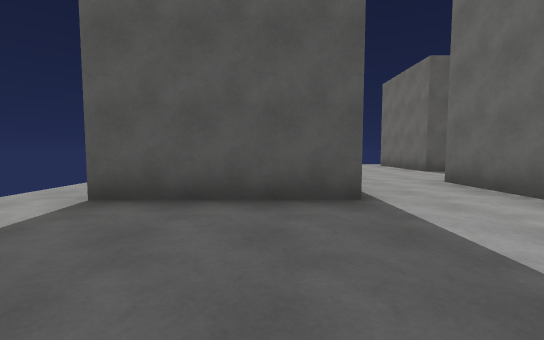
View 1 (above)

24 first-person views from a walk through a Unity game level. The camera is 1.2 m above the floor, tilts 4° down and sees 90° across. The floor is counted in squares, 2 m on a side. Each view is taken from the middle of a square. On the plan, view 1 faces up. The plan holds only what a view shows up to about 9 squares ahead; the rest is blank. The place goes on beyond the plan.

View 2
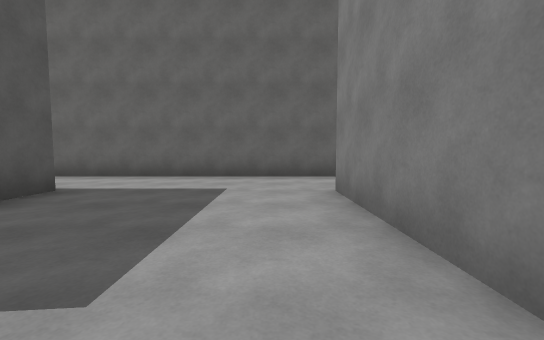

View 3
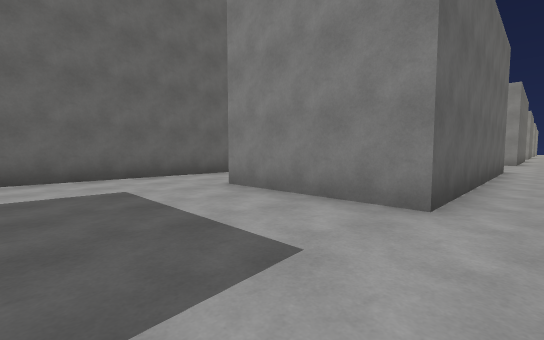

View 4
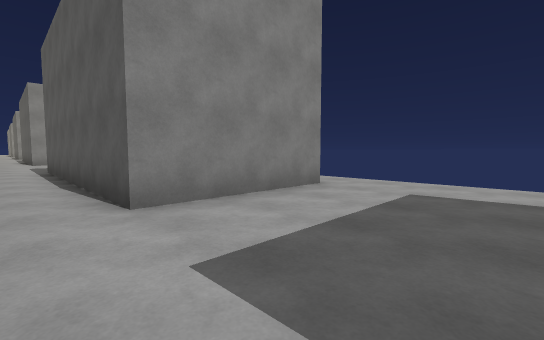

View 5
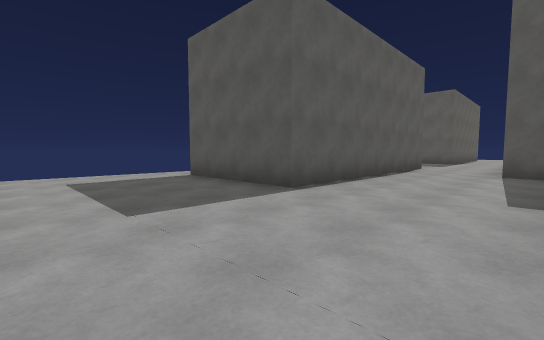

View 6
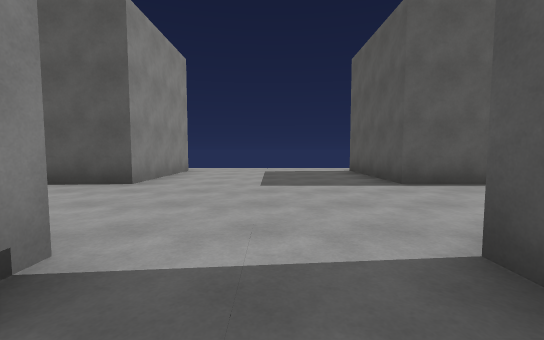

View 7
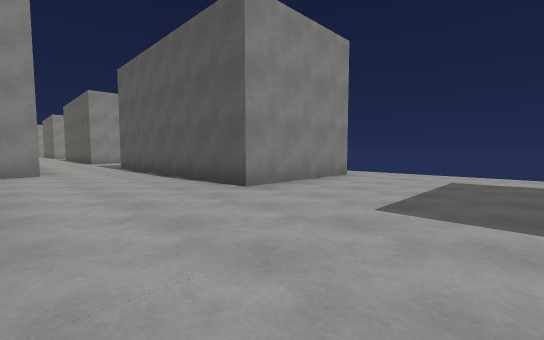

View 8
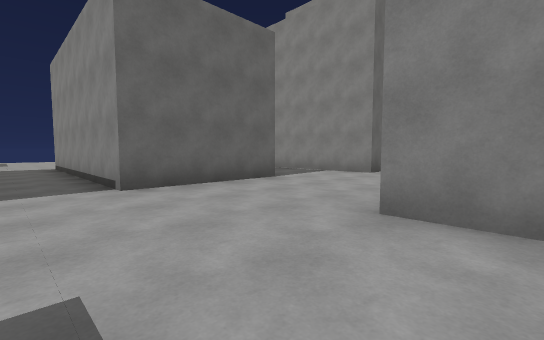

View 9
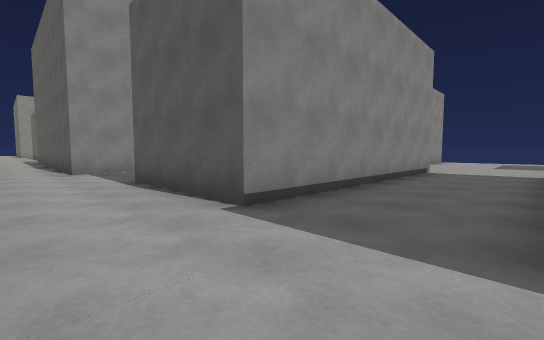

View 10
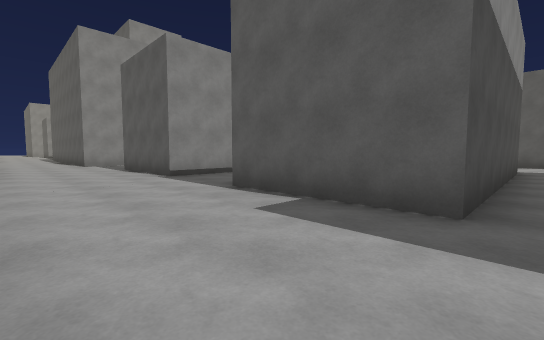

View 11
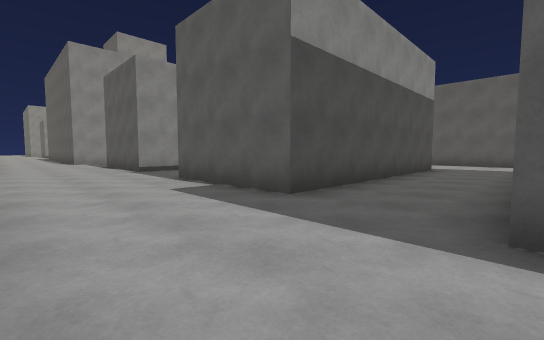

View 12
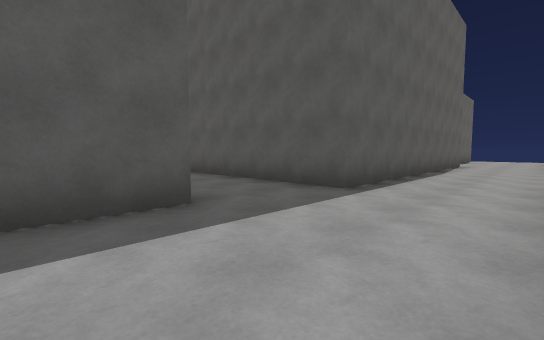

View 13
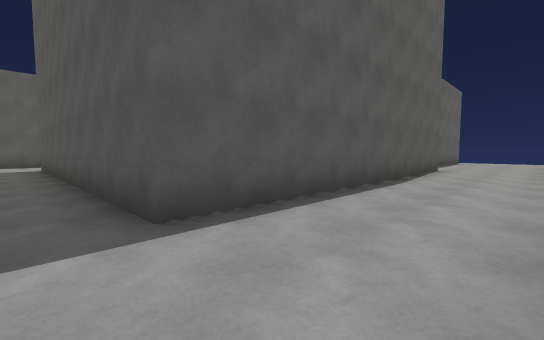

View 14
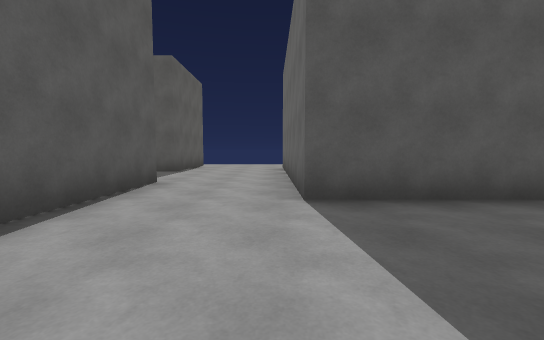

View 15
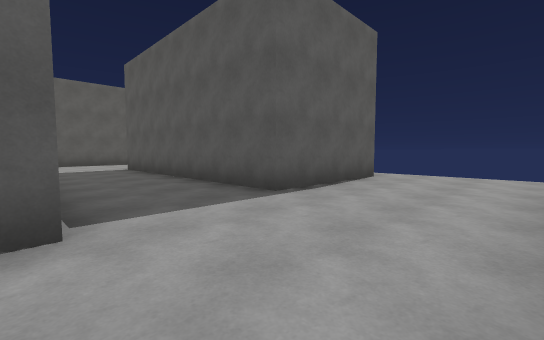

View 16
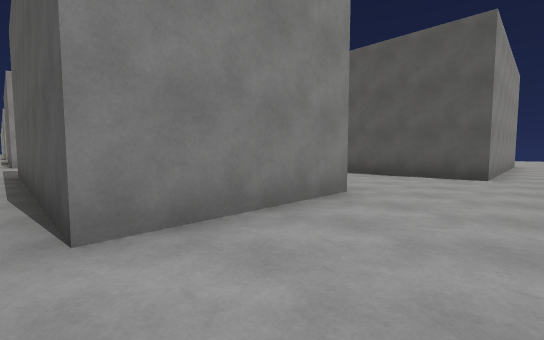

View 17
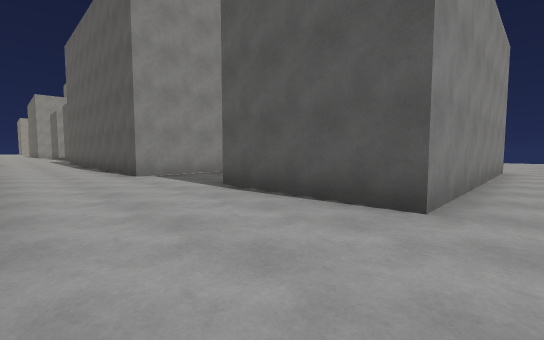

View 18
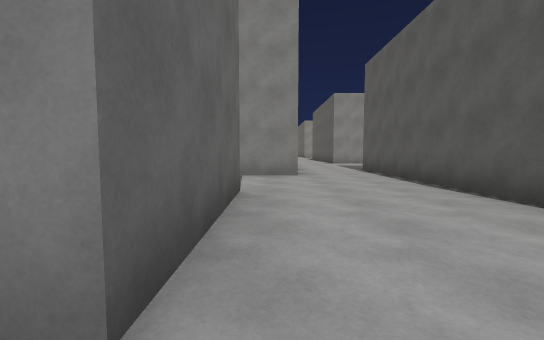

View 19
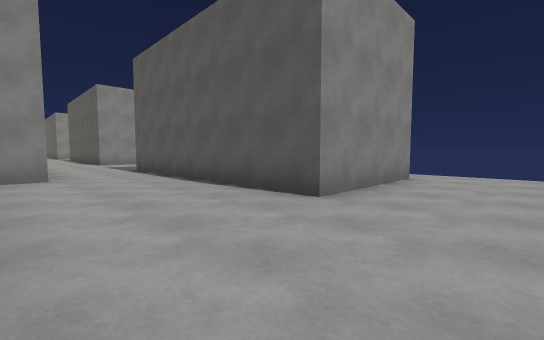

View 20
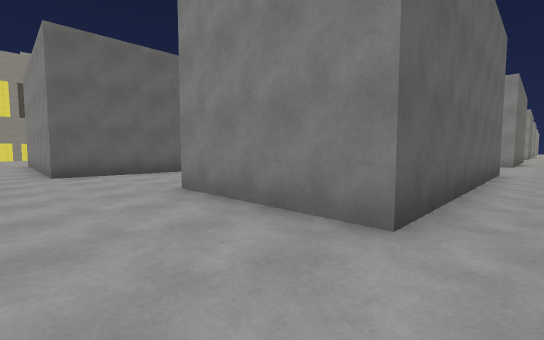

View 21
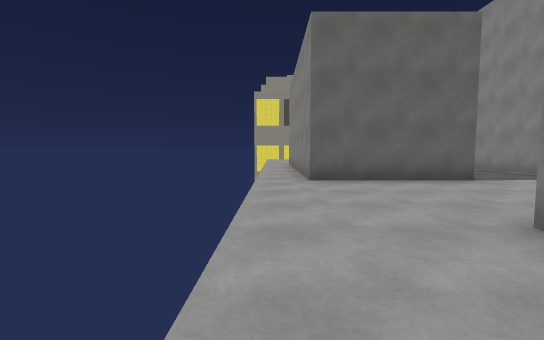

View 22
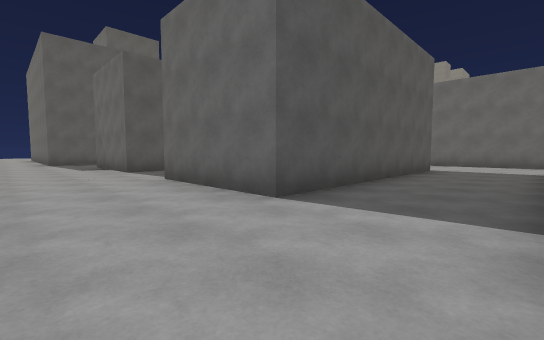

View 23
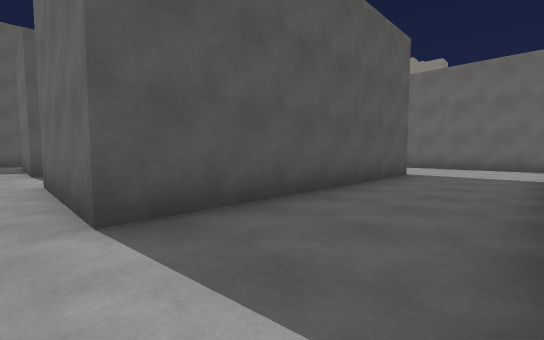

View 24
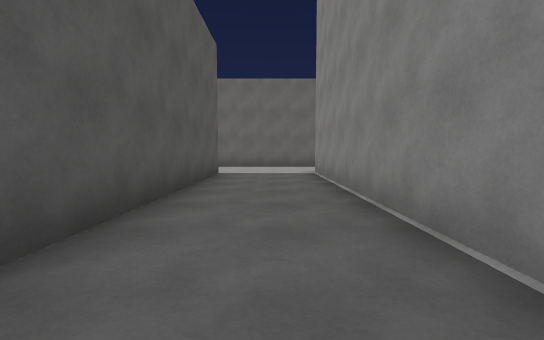

### Floor plan
Points are (right, up) in squares from view 1. A wall is a line through its corners. A room is listed if a view was taken in it or the views show most of it. See-through windows are left out.
Room 1 (views 1, 2, 3, 4)
walls: (1.1, 3.3) (-2.2, 3.3); (3.4, -2.6) (3.4, 3.6); (-2.2, -7.6) (-2.2, -1) (1.1, -1) (1.1, -3.4)
ways out: opening at (-3, -8) to room 2; opening at (-3, 4) to room 2; opening at (2.5, -4) to room 2; opening at (2.5, 4.5) to room 2
Room 2 (views 5, 6, 7, 8, 9, 10, 11, 12, 13, 14, 15, 16, 17, 18, 19, 20, 21, 22, 23, 24)
walls: (5.6, -8.8) (4.5, -8.8) (4.5, -5.5) (11.2, -5.5) (11.2, -8.9); (11.2, -11.3) (11.2, -14.6) (4.5, -14.6) (4.5, -11.3) (11.2, -11.3); (1.1, -3.4) (1.1, -7.6) (-2.2, -7.6); (3.4, 3.6) (3.4, 5.3) (11.8, 5.3) (11.8, -3.1) (3.2, -3.1); (17.4, 3.3) (14.4, 3.3) (14.4, 8.9); (11.2, 7.9) (4.5, 7.9) (4.5, 11.2) (11.2, 11.2) (11.2, 7.9); (14.4, -17) (14.4, -14.5); (-2.2, -12.5) (1.1, -12.5) (1.1, -18.9); (-2.2, 3.3) (-2.2, 10) (1.1, 10) (1.1, 3.3); (3.4, -17.9) (3.4, -17.2) (11.8, -17.2) (11.8, -20.5); (14.4, 10) (17.7, 10) (17.7, 3.2)
ways out: opening at (-3, -8) to room 1; opening at (-3, 4) to room 1; opening at (2.5, -4) to room 1; opening at (2.5, 4.5) to room 1; opening at (2.5, -18.5)

Where each view was taken, in squares from view 1:
view 1: 0 up, 0 right, facing up
view 2: 0 up, 3 left, facing right
view 3: 2 up, 3 left, facing down-right
view 4: 2 up, 2 right, facing down-left
view 5: 11 down, 4 right, facing up-left
view 6: 10 down, 6 right, facing left
view 7: 9 down, 4 right, facing down-left
view 8: 10 down, 0 right, facing down-right
view 9: 9 down, 13 right, facing down-left
view 10: 5 down, 14 right, facing down-left
view 11: 3 down, 14 right, facing down-left
view 12: 7 down, 14 right, facing up-left
view 13: 4 down, 14 right, facing up-left
view 14: 0 up, 14 right, facing up
view 15: 5 up, 14 right, facing up-left
view 16: 12 up, 18 right, facing down-left
view 17: 12 up, 14 right, facing down-left
view 18: 12 up, 4 right, facing down
view 19: 12 up, 4 right, facing down-left
view 20: 12 up, 3 left, facing down-right
view 21: 12 up, 1 left, facing right
view 22: 17 down, 2 right, facing up-right
view 23: 17 down, 4 right, facing up-right
view 24: 16 down, 4 right, facing right
